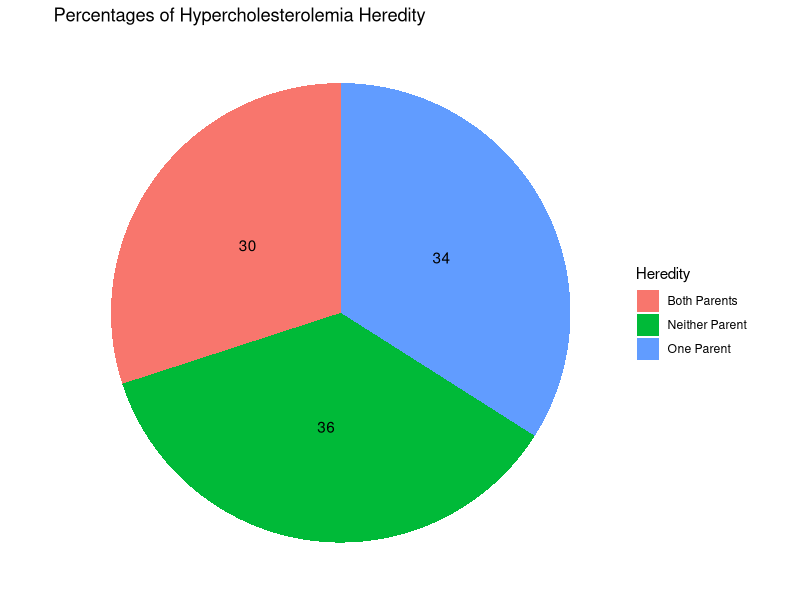
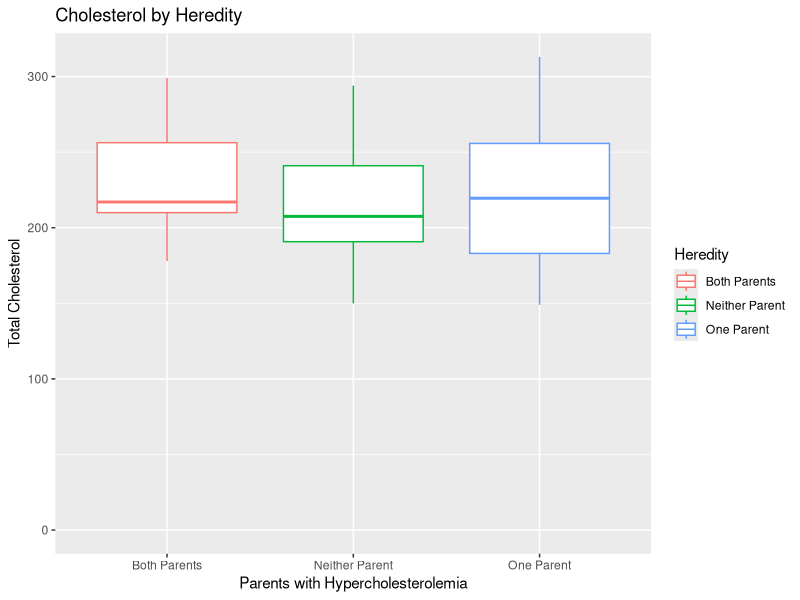
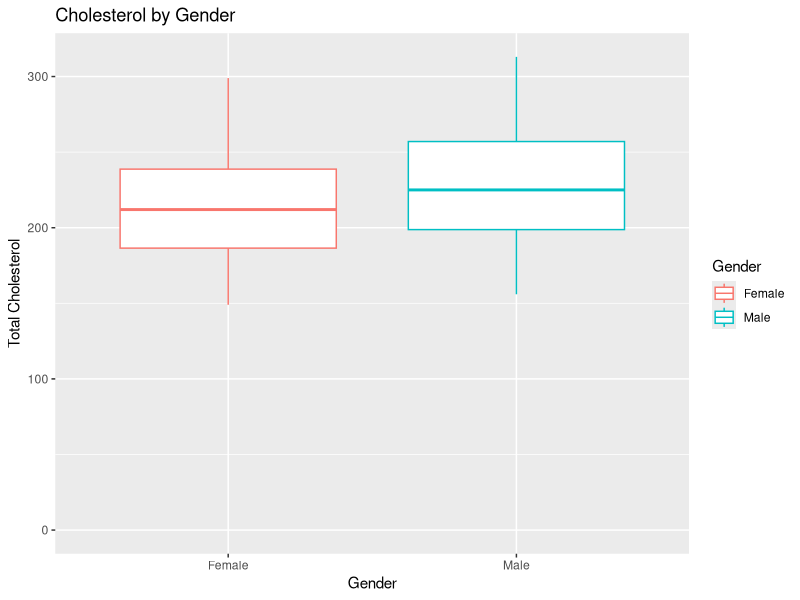
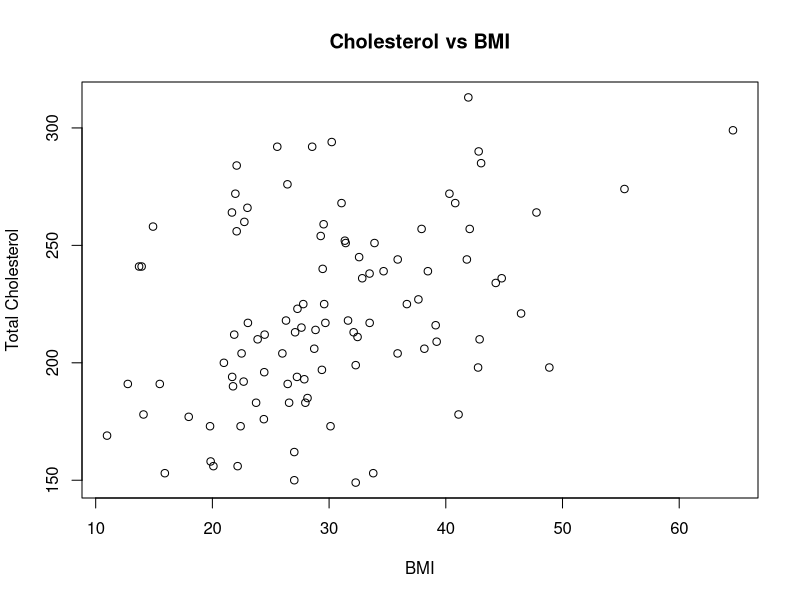
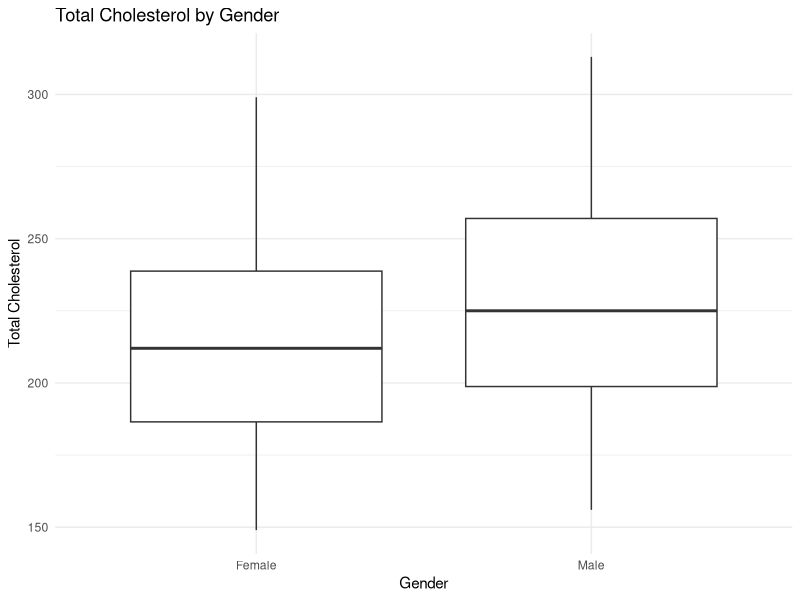
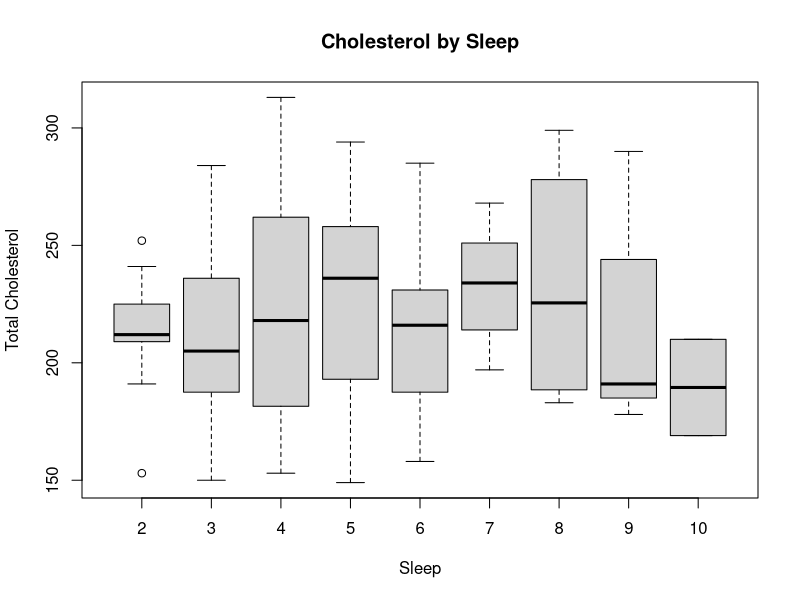
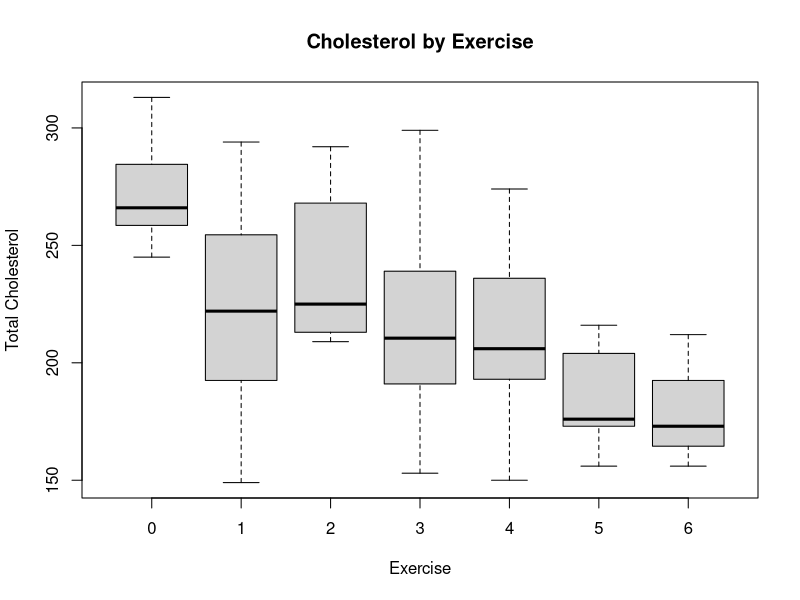

Generate these figures, in order, with R: (Note: this script raises an error after producing the figures.)
## ---- chunk 1
knitr::opts_chunk$set(echo = TRUE)
## ---- chunk 2
library(tidyverse)
library(ggplot2)

df <- read_csv("CHOLESTEROL.csv")
head(df)
## ---- chunk 3
library(dplyr)

df <- df %>%
  mutate(Heredity = recode(Heredity, `0` = 'Neither Parent', `1` = 'One Parent', `2` = 'Both Parents'))
head(df)
ggplot(df, aes(x="",fill=Heredity)) +
  geom_bar(position="fill") +
  geom_text(stat='count', 
            aes(y=after_stat(..count..),label=after_stat(..count..)),
            position=position_fill(0.5)) +
  coord_polar(theta="y") +
  theme_void()+
  labs(title="Percentages of Hypercholesterolemia Heredity")
## ---- chunk 4
ggplot(df,aes(x=Heredity,y=Tot_Chol,color=Heredity))+
  geom_boxplot()+
  expand_limits(y = 0)+
  labs(title="Cholesterol by Heredity",y="Total Cholesterol",x="Parents with Hypercholesterolemia")
## ---- chunk 5
ggplot(df, aes(x=Gender,y=Tot_Chol,color=Gender))+
  geom_boxplot()+
  expand_limits(y = 0)+
  labs(title="Cholesterol by Gender",y="Total Cholesterol")
## ---- chunk 6
df$BMI <- (df$Weight / (df$Height^2)) * 703

plot(df$BMI, df$Tot_Chol, main = "Cholesterol vs BMI", xlab = "BMI", ylab = "Total Cholesterol")
cor(df$BMI, df$Tot_Chol)

ggplot(df, aes(x = Gender, y = Tot_Chol)) +
  geom_boxplot() + 
 labs(title = "Total Cholesterol by Gender", x = "Gender", y= "Total Cholesterol") +
  theme_minimal()


## ---- chunk 7
boxplot(Tot_Chol ~ Sleep, data = df, main = "Cholesterol by Sleep", xlab="Sleep", ylab= "Total Cholesterol")

boxplot(Tot_Chol ~ Exercise, data = df, main = "Cholesterol by Exercise", xlab="Exercise", ylab= "Total Cholesterol")

sleep_exercise_model <- lm(Tot_Chol ~ Sleep + Exercise, data = df)
summary(sleep_exercise_model)

## ---- chunk 8
# 1. Gender (Male = 0, Female = 1)
df$Gender_bin <- ifelse(df$Gender == "Female", 1, 0)

# 2. Heredity (0=None, 1=One, 2=Both)
df$H1 <- ifelse(df$Heredity == 1, 1, 0)  # One parent
df$H2 <- ifelse(df$Heredity == 2, 1, 0)  # Both parents

# 3. Smoke (0=None, 1=Light, 2=Heavy)
df$S1 <- ifelse(df$Smoke == 1, 1, 0)     # Light smoker
df$S2 <- ifelse(df$Smoke == 2, 1, 0)     # Heavy smoker

# 4. Race (0=White, 1=Hispanic, 2=Black, 3=Asian)
df$R1 <- ifelse(df$Race == 1, 1, 0)      # Hispanic
df$R2 <- ifelse(df$Race == 2, 1, 0)      # Black
df$R3 <- ifelse(df$Race == 3, 1, 0)      # Asian

# 5. Alcohol (0=None, 1=Social, 2=Heavy)
df$A1 <- ifelse(df$Alcohol == 1, 1, 0)   # Social
df$A2 <- ifelse(df$Alcohol == 2, 1, 0)   # Heavy

head(df)
#Full Model
vars <- df[, c("Tot_Chol", "Gender_bin", "H1", "H2", "S1", "S2", "R1", "R2", "R3", 
               "Diet_bin", "A1", "A2", "Age", "Sleep", "Exercise", "BMI")]
reg_full <- lm(Tot_Chol ~ ., data = vars)


par(mfrow = c(2, 2))

# Create a residual plot
plot(reg_full)
df01 <- data.frame(fitted   = reg_full$fitted.values, 
                   residual = reg_full$residuals)

# Create a residual plot using ggplot2
ggplot(data = df01, 
       mapping = aes(x = fitted, 
                     y = residual)
) +
  geom_point() +
  xlab("Fitted Values") +
  ylab("Residuals") +
  ggtitle("Residual Plot")

plot(reg_full, which=2)

library(nortest)
qqnorm(reg_full$residuals)
qqline(reg_full$residuals)
ad.test(reg_full$residuals)


## ---- chunk 9
library(leaps)
bsreg_full <- regsubsets(Tot_Chol ~., data = vars, nbest = 2)
bsreg_summary <- summary(bsreg_full)

a <- data.frame(
  Nvar = 1:nrow(bsreg_summary$which),
  bsreg_summary$outmat,
  RSQ = round(bsreg_summary$rsq * 100, digits=2),
  ADJ_RSQ = round(bsreg_summary$adjr2 * 100, digits=2),
  CP = round(bsreg_summary$cp, digits=2),
  BIC = round(bsreg_summary$bic, digits=2)
)
a
p1<-ggplot(data = a, aes(x = as.factor(Nvar), y = RSQ))+
  geom_point(color="black", size=2) +ylab("RSQ") + xlab("No of variables")

p2<-ggplot(data = a, aes(x = as.factor(Nvar), y = ADJ_RSQ)) +
  geom_point(color="black", size=2) +ylab("Adjusted RSQ") + xlab("No of variables")+
  geom_point(data = a[which.max(a$ADJ_RSQ), ], color="red", 
             size=3) 

p3<-ggplot(data = a, aes(x = as.factor(Nvar), y = CP)) +
  geom_point(color="black", size=2) +ylab("Cp") + xlab("No of variables")+
  geom_point(data = a[which.min(a$CP), ], color="red", 
             size=3) 

p4<-ggplot(data = a, aes(x = as.factor(Nvar), y = BIC)) +
  geom_point(color="black", size=2) +ylab("BIC") + xlab("No of variables")+
  geom_point(data = a[which.min(a$BIC), ], color="red", 
             size=3) 
library(gridExtra)
grid.arrange(p1,p2,p3,p4,nrow=2)

set.seed(123)
sample <- sample(c(TRUE, FALSE), nrow(vars), replace=TRUE, prob=c(0.7,0.3))
train  <- vars[sample, ]
test   <- vars[!sample, ]
train.mat <- model.matrix(Tot_Chol ~., data = train)
MSE <- rep(NA, 16)
for(i in 1:16){
  coefi <- coef(bsreg_full, id = i)
  pred <- train.mat[ ,names(coefi)] %*% coefi
  MSE[i] <- mean((train$Tot_Chol - pred)^2, data=train)
}
MSE<-MSE


test.mat <- model.matrix(Tot_Chol ~., data = test)
MSPE <- rep(NA, 16)
for (i in 1:16) {
  coefi <- coef(bsreg_full, id = i)  
  pred <- test.mat[, names(coefi)] %*% coefi  
  MSPE[i] <- mean((test$Tot_Chol - pred)^2)  
}

e<-cbind(a,MSE,MSPE)
e

reduced_mod <- lm(Tot_Chol ~ Gender_bin + H1+H2+S1+S2+Age+Exercise+BMI, data = vars)
summary(reduced_mod)
## ---- chunk 10

null_model <- lm(Tot_Chol ~ 1, data = vars)

step_model <- step(reg_full, direction = "both", 
                   scope = list(lower = null_model, upper = reg_full), 
                   trace = 1)

plot(step_model)

anova(step_model, reduced_mod)
